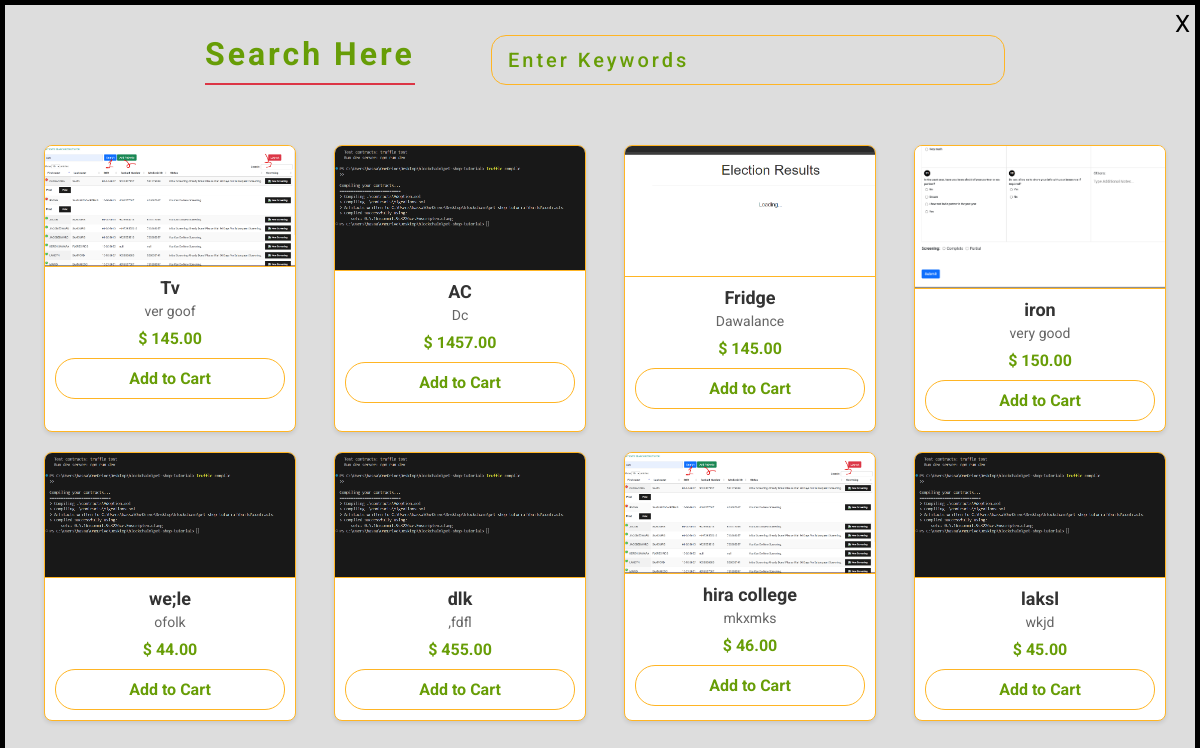
The page /search/ on the database as committed earlier.
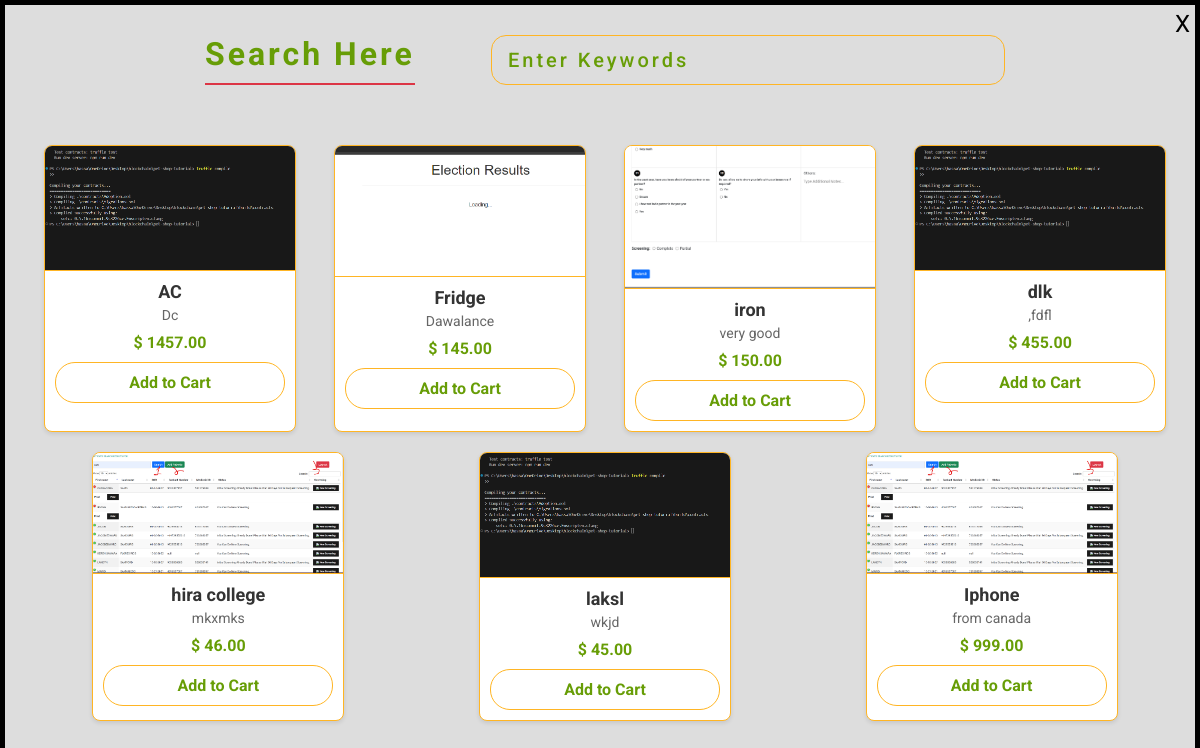
The same page on the database as committed later.
### myapp/models.py (models this page shows, shortened)
class products1(models.Model):
    product_id = models.AutoField(primary_key=True)
    name = models.CharField(max_length=200)
    description = models.CharField(max_length=200)
    seller = models.ForeignKey(Seller, on_delete=models.CASCADE)
    category = models.ForeignKey(Category, on_delete=models.CASCADE)
    price = models.DecimalField(max_digits=10, decimal_places=2)
    quantity = models.IntegerField()
    image = models.FileField(upload_to='media/', null=True, blank=True)

### myapp/views.py (the view)
# urls.py: path('search/', views.search, name="search"),
def search(request):
    product = products1.objects.all()
    return render(request, 'search.html', {'products': product})

### templates/search.html (shortened to what this page needs)
<!DOCTYPE html>
<html>
<head>
</head>
<body>
<a href="{% url 'home' %}">
    <button class="cancel-btn">
      X
    </button>
  </a>
<div class="container-fluid">
<div class="container">
<div class="search">
<h1>Search Here</h1>
<input type="text" name="" id="find" placeholder="Enter Keywords" onkeyup="search()">
</div>
<div class="product-list">
{% for product in products %}
    <div class="product">
      <img src="{{ product.image.url }}" alt="{{ product.name }}">  <div class="product-details">
        <h3>{{ product.name }}</h3>
        <p>{{ product.description }}</p>
        <div class="price">$ {{ product.price }}</div>  <button class="add-to-cart-btn">Add to Cart</button>
      </div>
    </div>
  {% endfor %}
</div></div></div>
</body>
</html>

### templates/search.html (style rules this page uses)
* { margin: 0; padding: 0; font-family: 'Roboto', sans-serif; }
body { background: #ddd; border: 5px solid #000; margin: 0; box-sizing: border-box; }
.container-fluid { width: 100%; height: auto; padding: 0px 0px 80px 0px; }
.container { width: 1200px; height: auto; margin: auto; }
.container .search { display: flex; padding: 30px 200px; justify-content: space-between; }
.container .search h1 { color: #679d06; font-weight: bold; letter-spacing: 3px; display: inline-block; border-bottom: 2px solid #dc3545; padding-bottom: 10px; }
.container .search input { width: 60%; padding: 5px 16px; background: transparent; border: 1px solid #FFB524; font-size: 20px; text-transform: capitalize; letter-spacing: 3px; outline: none; border-radius: 15px; }
.container .search input::placeholder { color: #679d06; font-weight: 500; }
.container .product-list { display: flex; flex-wrap: wrap; justify-content: space-around; padding: 20px; }
.container .product-list .product { background: #fff; border: 1px solid #FFB524; border-radius: 8px; box-shadow: 0 2px 4px rgba(0, 0, 0, 0.1); margin: 10px; width: 250px; overflow: hidden; font-family: 'Roboto', sans-serif; transition: box-shadow 0.3s ease; }
.container .product-list .product img { width: 100%; height: auto; display: block; border-bottom: 1px solid #FFB524; }
.container .product-list .product .product-details { padding: 10px; text-align: center; }
.container .product-list .product .product-details h3 { color: #333; font-size: 18px; font-weight: bold; margin-bottom: 5px; }
.container .product-list .product .product-details p { font-size: 14px; color: #666; margin-bottom: 10px; }
.container .product-list .product .product-details .price { color: #679d06; font-size: 16px; font-weight: bold; margin-bottom: 10px; }
.add-to-cart-btn { background-color: transparent; color: #679d06; border: 1px solid #FFB524; border-radius: 20px; padding: 10px; text-align: center; display: block; width: 100%; cursor: pointer; font-size: 16px; font-weight: bold; transition: background-color 0.3s, color 0.3s; }
.cancel-btn { position: fixed; top: 10px; right: 10px; z-index: 1000; cursor: pointer; font-size: 24px; background: none; border: none; color: #000; }
.search h1 { color: #679d06; font-weight: bold; }

Rows that differ between the two databases and show on the page:
removed products1: image (picture), name "Tv", description "ver goof", price "145.00"
removed products1: name "we;le", description "ofolk", price "44.00"
added products1: name "Iphone", description "from canada", price "999.00"
